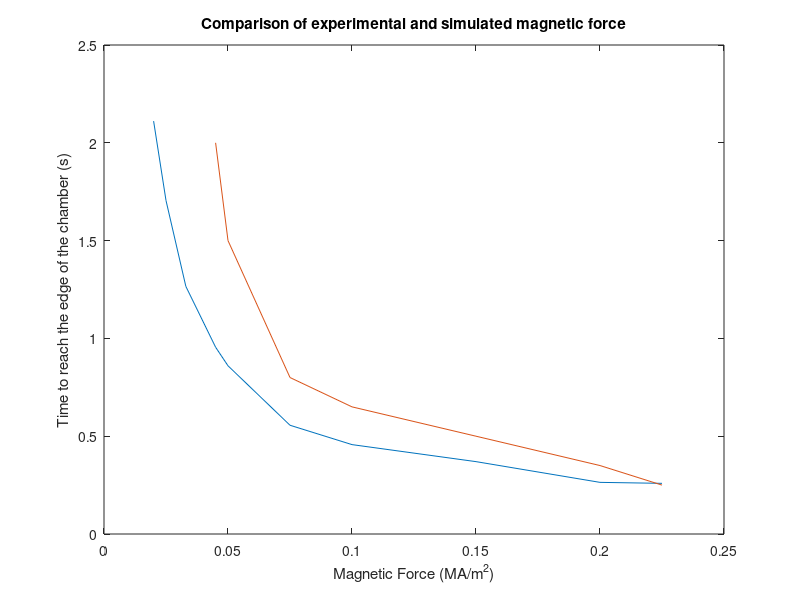

MATLAB code to generate this figure:
 magneticGraphData = [
0.008,5.216,nan;
0.009,4.705,nan;
0.01,4.205,nan;
0.011,3.654,nan;
0.012,3.457,nan;
0.015,2.805,nan;
0.018,2.161,nan;
0.02,2.111,nan;
0.025,1.705,nan;
0.033,1.266,nan;
0.045,0.955,2.000;
0.05,0.860,1.500;
0.075,0.556,0.800;
0.1,0.457,0.650;
0.15,0.370,0.500;
0.2,0.264,0.350;
0.225,0.259,0.250
];

plot(magneticGraphData(8:end,1),magneticGraphData(8:end,2:3))
title('Comparison of experimental and simulated magnetic force')
xlabel('Magnetic Force (MA/m^2)')
ylabel('Time to reach the edge of the chamber (s)')